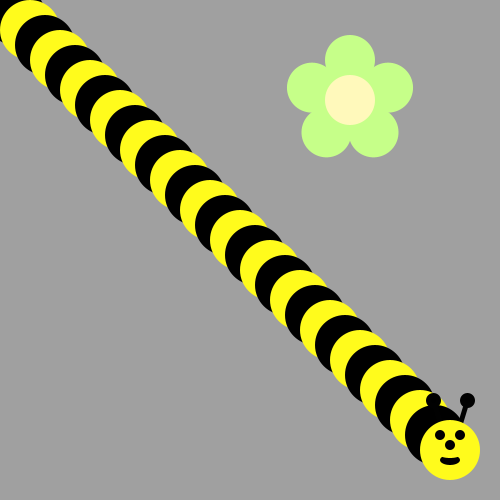
Frame 1 (no input)
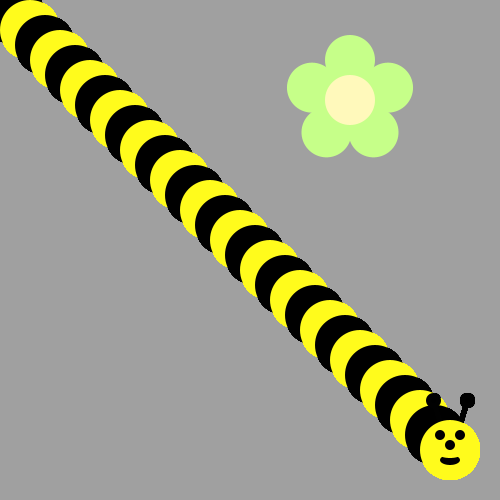
Frame 60 (the mouse pressed at the canvas centre just before this capture)
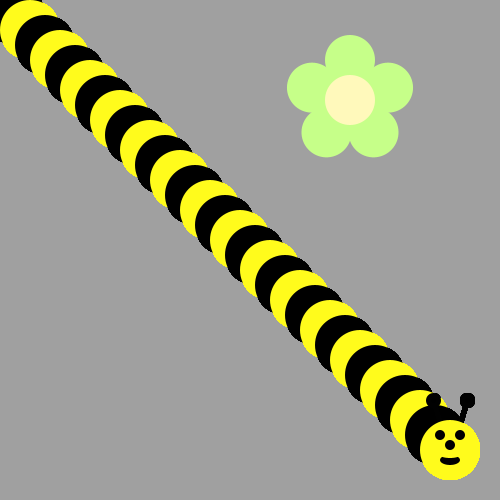
Frame 120 (the mouse held since frame 60 and released just before this capture)

The Processing sketch that drew these frames (run headless with seeded random() and noise(); from frame 60 on, the mouse is pressed at the canvas centre):

// Processing sketch: BumbleBee
// ── BumbleBee.pde
void draw() {
/*Use a loop to make a body for the Bee!
Then put his head on using drawBeeFace(x,y)
Use Modulo to make the colors alternate 
*/
  int x = 0;
  for(x = 15; x<450; x+=15)
  {
    if((x%30)!=0)
    {
      fill(0,0,0);
    }
    else
    {
      fill(255, 251, 28);
    }
    ellipse(x, x, 60, 60);
  }
  drawBeeFace(x,x);

}

void drawFlower(int x, int y) {
     noStroke();
     translate(x, y);
     // draw 5 petals, rotating after each one<
     fill(#c6ff89);      // green
      for (int i = 0; i < 5; i++) {
           ellipse(0, -40, 50, 50);
          rotate(radians(72));
     }
     fill(#fff9bb); // light yellow
     ellipse(0, 0, 50, 50);
} 
void drawBeeFace(int BeeFaceX, int BeeFaceY) {
     noStroke();
     fill(0, 0, 0);
     stroke(1);
     strokeWeight(5);
     line(BeeFaceX-10, BeeFaceY-27, BeeFaceX-17, BeeFaceY-50);
     line(BeeFaceX+10, BeeFaceY-27, BeeFaceX+17, BeeFaceY-50);
     ellipse(BeeFaceX-17, BeeFaceY-50, 10, 10);
     ellipse(BeeFaceX+17, BeeFaceY-50, 10, 10);
     noStroke();
     fill(255, 251, 28);
     ellipse(BeeFaceX, BeeFaceY, 60, 60); // face
     fill(255, 237, 209);
     fill(0,0,0);
      ellipse(BeeFaceX-10, BeeFaceY-15, 10, 10); // eyes
     ellipse(BeeFaceX+10, BeeFaceY-15, 10, 10);
      ellipse(BeeFaceX, BeeFaceY-5, 10, 10); // nose
      ellipse(BeeFaceX, BeeFaceY+10, 20, 10);// mouth
     fill(255, 251, 28);
     ellipse(BeeFaceX, BeeFaceY+5, 20, 6);
}

void setup() {
     ellipseMode(CENTER);
     size(500, 500);
     background(160, 160, 160);
      drawFlower(350, 100);
}
